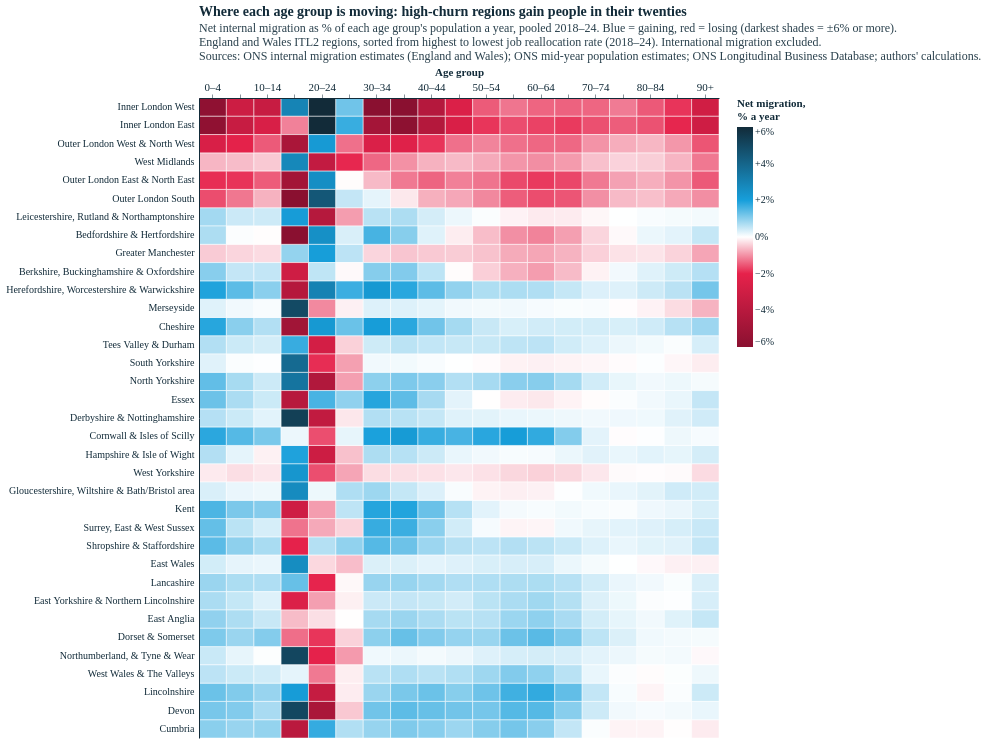

Here is the notebook cell this chart was saved with:
### Code cell
# chart 2: heatmap, every E&W region x age group, sorted by job reallocation (2012-24)
HY = (2018, 2024)   # heatmap period: ranking and migration both pooled over 2018-24
reg = pd.read_csv(DIR21 / "job_flows_itl2.csv").query("analysis_window and year >= @HY[0] and year <= @HY[1]")
gj = reg.groupby("itl2_code")[["total_jc", "total_jd", "emp_avg"]].sum(); realloc = 100 * (gj.total_jc + gj.total_jd) / gj.emp_avg
n18 = net[net.year.between(*HY)].groupby(["itl2_code", "age"]).net.sum()
p18 = (sy[sy.year.between(*HY)].groupby(["itl2_code", "age_band"], observed=True).persons.sum()
         .rename_axis(["itl2_code", "age"]).rename(lambda a: str(a), level=1))
hm = (100 * n18 / p18).rename("rate").reset_index().dropna(subset=["rate"])
hm = hm[hm.itl2_code.isin(ew)]                               # England & Wales only
hm["region"] = hm.itl2_code.map(names).str.replace(" - ", " ").str.replace(" and ", " & ")
hm["age_l"] = hm.age.map(LBL)
hm["realloc"] = hm.itl2_code.map(realloc)
order = list(hm.drop_duplicates("itl2_code").sort_values("realloc", ascending=False).region)
lim = 4.0
# diverging scale with extra dark ends: white at 0, house red/blue at ±2%, dark red/navy at the extremes
DARK_RED = "#8a1030"
HEAT_SCALE = alt.Scale(domain=[-6, -2, 0, 2, 6], range=[DARK_RED, ECO["red"], "#ffffff", ECO["blue-light"], ECO["blue-dark"]],
                       interpolate="rgb", clamp=True)
heat = alt.Chart(hm).mark_rect(stroke="white", strokeWidth=0.5).encode(
    x=alt.X("age_l:N", sort=[LBL[b] for b in BANDS], title="Age group", axis=alt.Axis(labelAngle=0, orient="top",
            labelExpr="indexof(['0–4','10–14','20–24','30–34','40–44','50–54','60–64','70–74','80–84','90+'], datum.label) >= 0 ? datum.label : ''")),
    y=alt.Y("region:N", sort=order, title=None, axis=alt.Axis(labelLimit=260, labelFontSize=10)),
    color=alt.Color("rate:Q", scale=HEAT_SCALE,
                    legend=alt.Legend(title=["Net migration,", "% a year"], orient="right", gradientLength=220,
                                      labelExpr="datum.value > 0 ? '+' + datum.label + '%' : datum.label + '%'")),
    tooltip=[alt.Tooltip("region:N"), alt.Tooltip("age_l:N", title="Age"), alt.Tooltip("rate:Q", format="+.2f", title="Net, % a year"),
             alt.Tooltip("realloc:Q", format=".1f", title="Reallocation 2018–24 (%)")],
).properties(width=520, height=640, title=alt.Title("Where each age group is moving: high-churn regions gain people in their twenties",
    subtitle=["Net internal migration as % of each age group's population a year, pooled 2018–24. Blue = gaining, red = losing (darkest shades = ±6% or more).",
              "England and Wales ITL2 regions, sorted from highest to lowest job reallocation rate (2018–24). International migration excluded.", SOURCE]))
styles.save(heat, str(FIG), "migration_net_by_age_heatmap", width=520, height=640)

# young-adult (20-29) net rate vs reallocation
ya = hm[hm.age.isin(["20-24", "25-29"])].merge(p18.rename("pop").reset_index(), on=["itl2_code", "age"])
ya = (ya.assign(n=ya.rate * ya["pop"] / 100).groupby("itl2_code")[["n", "pop"]].sum().pipe(lambda g: 100 * g.n / g["pop"]))
print(f"Corr(net migration rate at 20–29, reallocation): {np.corrcoef(ya, realloc.reindex(ya.index))[0, 1]:.2f} (35 regions); "
      f"excl. London {np.corrcoef(ya[~LONDON(pd.Series(ya.index, index=ya.index))], realloc.reindex(ya.index)[~LONDON(pd.Series(ya.index, index=ya.index))])[0, 1]:.2f}")
heat

### Figure 1 — Vega-Lite specification as saved in the notebook (floating-point values rounded to 4 significant figures; data arrays with more than 128 entries replaced by an {"elided": "..."} marker saying what was removed)
{"config": {"background": "#fff", "font": "Circular Std", "text": {"color": "#122b39", "font": "Circular Std", "align": "left", "dx": 7, "dy": 0, "fontSize": 11}, "view": {"stroke": null, "continuousWidth": 350, "continuousHeight": 280, "discreteWidth": 400, "discreteHeight": 300}, "bar": {"color": "#179fdb"}, "line": {"color": "#e6224b"}, "rule": {"color": "#122b39"}, "point": {"filled": true, "size": 80, "color": "#e6224b", "opacity": 0.95}, "geoshape": {"stroke": "white", "strokeWidth": 0.3}, "axis": {"labelColor": "#122b39", "labelFontSize": 11, "labelFont": "Circular Std", "tickColor": "#122b39", "tickOpacity": 0.5, "domainColor": "#122b39", "domainOpacity": 1, "gridColor": "#122b39", "gridDash": [2, 2], "gridOpacity": 0.5, "title": null, "titleColor": "#122b39", "tickSize": 4, "grid": false, "domain": true}, "axisXDiscrete": {"grid": false, "labelAngle": 0, "tickCount": 10, "tickOpacity": 0.5, "title": null}, "axisYDiscrete": {"ticks": false, "labelPadding": 5, "grid": false}, "axisXTemporal": {"grid": false, "ticks": true}, "axisXQuantitative": {"grid": false}, "axisYQuantitative": {"gridColor": "#122b39", "gridDash": [1, 5], "gridOpacity": 0.5, "ticks": false, "labelPadding": 5, "tickCount": 8, "grid": false}, "title": {"color": "#122b39", "subtitleColor": "#122b39E6", "font": "Circular Std", "subtitleFont": "Circular Std", "anchor": "start", "frame": "group", "fontSize": 14, "subtitleFontSize": 12, "subtitlePadding": 4, "offset": 0}, "legend": {"titleColor": "#122b39", "labelColor": "#122b39"}}, "data": {"name": "data-14202ecfff9e37d4539dfb0286cb376d"}, "mark": {"type": "rect", "stroke": "white", "strokeWidth": 0.5}, "encoding": {"color": {"field": "rate", "legend": {"gradientLength": 220, "labelExpr": "datum.value > 0 ? '+' + datum.label + '%' : datum.label + '%'", "orient": "right", "title": ["Net migration,", "% a year"]}, "scale": {"clamp": true, "domain": [-6, -2, 0, 2, 6], "interpolate": "rgb", "range": ["#8a1030", "#e6224b", "#ffffff", "#179fdb", "#122b39"]}, "type": "quantitative"}, "tooltip": [{"field": "region", "type": "nominal"}, {"field": "age_l", "title": "Age", "type": "nominal"}, {"field": "rate", "format": "+.2f", "title": "Net, % a year", "type": "quantitative"}, {"field": "realloc", "format": ".1f", "title": "Reallocation 2018–24 (%)", "type": "quantitative"}], "x": {"axis": {"labelAngle": 0, "labelExpr": "indexof(['0–4','10–14','20–24','30–34','40–44','50–54','60–64','70–74','80–84','90+'], datum.label) >= 0 ? datum.label : ''", "orient": "top"}, "field": "age_l", "sort": ["0–4", "5–9", "10–14", "15–19", "20–24", "25–29", "30–34", "35–39", "40–44", "45–49", "50–54", "55–59", "60–64", "65–69", "70–74", "75–79", "80–84", "85–89", "90+"], "title": "Age group", "type": "nominal"}, "y": {"axis": {"labelFontSize": 10, "labelLimit": 260}, "field": "region", "sort": ["Inner London West", "Inner London East", "Outer London West & North West", "West Midlands", "Outer London East & North East", "Outer London South", "Leicestershire, Rutland & Northamptonshire", "Bedfordshire & Hertfordshire", "Greater Manchester", "Berkshire, Buckinghamshire & Oxfordshire", "Herefordshire, Worcestershire & Warwickshire", "Merseyside", "Cheshire", "Tees Valley & Durham", "South Yorkshire", "North Yorkshire", "Essex", "Derbyshire & Nottinghamshire", "Cornwall & Isles of Scilly", "Hampshire & Isle of Wight", "West Yorkshire", "Gloucestershire, Wiltshire & Bath/Bristol area", "Kent", "Surrey, East & West Sussex", "Shropshire & Staffordshire", "East Wales", "Lancashire", "East Yorkshire & Northern Lincolnshire", "East Anglia", "Dorset & Somerset", "Northumberland, & Tyne & Wear", "West Wales & The Valleys", "Lincolnshire", "Devon", "Cumbria"], "title": null, "type": "nominal"}}, "height": 640, "title": {"text": "Where each age group is moving: high-churn regions gain people in their twenties", "subtitle": ["Net internal migration as % of each age group's population a year, pooled 2018–24. Blue = gaining, red = losing (darkest shades = ±6% or more).", "England and Wales ITL2 regions, sorted from highest to lowest job reallocation rate (2018–24). International migration excluded.", "Sources: ONS internal migration estimates (England and Wales); ONS mid-year population estimates; ONS Longitudinal Business Database; authors' calculations."]}, "width": 520, "$schema": "https://vega.github.io/schema/vega-lite/v5.20.1.json", "datasets": {"data-14202ecfff9e37d4539dfb0286cb376d": {"elided": "665 records"}}}
